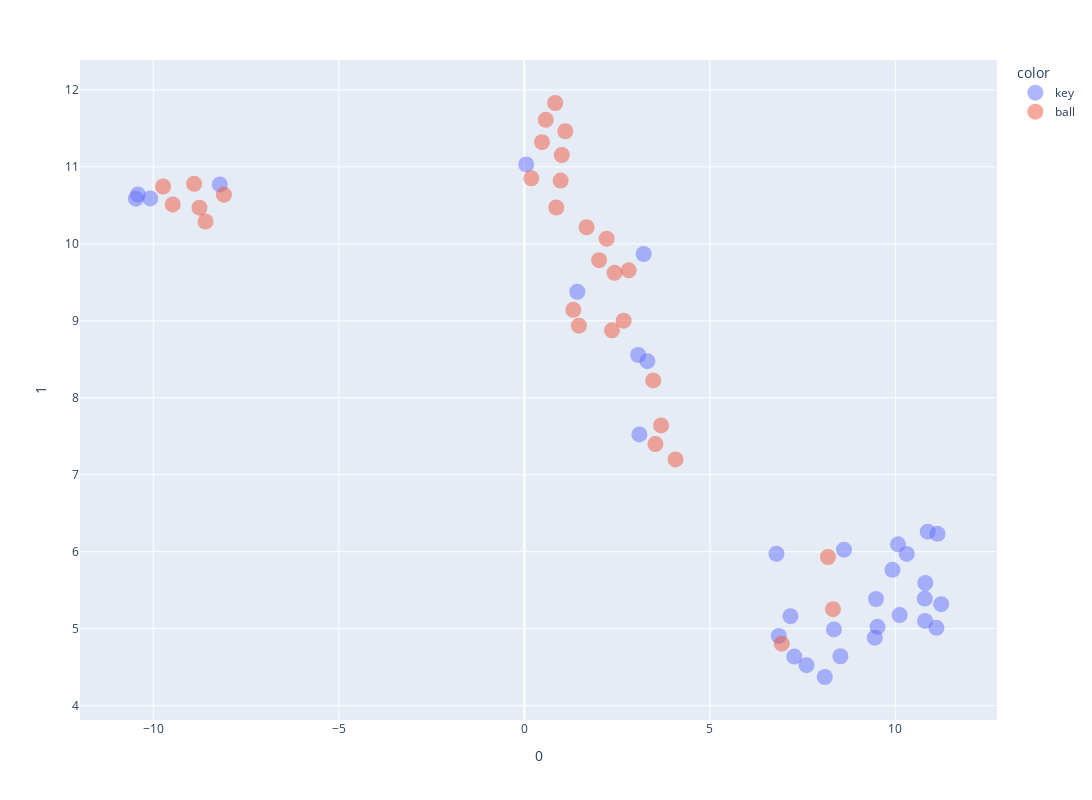

Notebook code for this chart:
### Markdown cell above
Clustering online large normed vectors for keys and ball reveals more structure, but it's hard to interpret the result. Clustering just keys/ball is more useful.

### Code cell
restricted_embeddings_tmp, restricted_labels_tmp, restricted_channels_tmp = get_filtered_embeddings(normalized_embeddings, index_labels, channels=["key", "ball"], norm = 0.8)

reducer = umap.UMAP(
    n_neighbors=3,
    min_dist=0.2,
    n_components=2,
    metric="cosine",
    random_state=42,
)

ummap_result = reducer.fit_transform(restricted_embeddings_tmp)
plot_umap_result(
    ummap_result, 
    restricted_channels_tmp, 
    restricted_labels_tmp
).show()

### Figure 1 — Plotly figure (JSON) as saved in the notebook; plotly's stock layout.template omitted (floating-point values rounded to 4 significant figures)
{"data": [{"hovertemplate": "<b>%{hovertext}</b><br><br>color=key<br>0=%{x}<br>1=%{y}<extra></extra>", "hovertext": ["key, (0,3)", "key, (0,4)", "key, (0,5)", "key, (0,6)", "key, (1,2)", "key, (1,3)", "key, (1,4)", "key, (1,5)", "key, (1,6)", "key, (2,2)", "key, (2,3)", "key, (2,4)", "key, (2,5)", "key, (2,6)", "key, (3,3)", "key, (3,4)", "key, (3,5)", "key, (3,6)", "key, (4,2)", "key, (4,3)", "key, (4,4)", "key, (4,5)", "key, (4,6)", "key, (5,2)", "key, (5,3)", "key, (5,4)", "key, (5,5)", "key, (5,6)", "key, (6,2)", "key, (6,3)", "key, (6,4)", "key, (6,5)", "key, (6,6)"], "legendgroup": "key", "marker": {"color": "#636efa", "opacity": 0.5, "size": 16, "symbol": "circle"}, "mode": "markers", "name": "key", "orientation": "v", "showlegend": true, "type": "scatter", "x": [11.14, 7.277, 11.11, 3.067, 6.858, 7.606, 7.173, 6.796, 1.428, 8.617, 8.344, 8.519, 10.12, 10.81, 10.07, 8.099, 10.87, 10.79, 11.23, 10.8, 9.519, 9.479, 10.31, -8.208, -10.42, -10.47, -10.08, 9.923, 0.05184, 3.218, 9.446, 3.318, 3.101], "xaxis": "x", "y": [6.233, 4.637, 5.011, 8.556, 4.906, 4.525, 5.163, 5.973, 9.378, 6.027, 4.991, 4.642, 5.177, 5.593, 6.096, 4.372, 6.26, 5.391, 5.319, 5.101, 5.024, 5.386, 5.971, 10.77, 10.64, 10.59, 10.59, 5.765, 11.03, 9.869, 4.883, 8.476, 7.524], "yaxis": "y"}, {"hovertemplate": "<b>%{hovertext}</b><br><br>color=ball<br>0=%{x}<br>1=%{y}<extra></extra>", "hovertext": ["ball, (0,2)", "ball, (0,3)", "ball, (0,4)", "ball, (0,5)", "ball, (0,6)", "ball, (1,2)", "ball, (1,3)", "ball, (1,4)", "ball, (1,5)", "ball, (2,2)", "ball, (2,3)", "ball, (2,4)", "ball, (2,5)", "ball, (2,6)", "ball, (3,4)", "ball, (3,5)", "ball, (3,6)", "ball, (4,2)", "ball, (4,3)", "ball, (4,4)", "ball, (4,5)", "ball, (4,6)", "ball, (5,2)", "ball, (5,3)", "ball, (5,4)", "ball, (5,5)", "ball, (5,6)", "ball, (6,2)", "ball, (6,3)", "ball, (6,4)"], "legendgroup": "ball", "marker": {"color": "#EF553B", "opacity": 0.5, "size": 16, "symbol": "circle"}, "mode": "markers", "name": "ball", "orientation": "v", "showlegend": true, "type": "scatter", "x": [1.678, 0.8325, -8.755, 0.5779, -9.736, -8.097, -8.592, -8.9, -9.476, 0.1884, 2.814, 2.678, 0.9786, 0.4768, 3.474, 2.015, 1.471, 1.104, 1.01, 2.362, 2.431, 2.22, 6.938, 3.534, 3.687, 4.076, 1.321, 8.183, 8.32, 0.8618], "xaxis": "x", "y": [10.22, 11.83, 10.47, 11.61, 10.75, 10.64, 10.29, 10.78, 10.51, 10.85, 9.656, 9.002, 10.82, 11.32, 8.226, 9.789, 8.937, 11.46, 11.15, 8.877, 9.624, 10.07, 4.805, 7.399, 7.641, 7.2, 9.143, 5.931, 5.254, 10.47], "yaxis": "y"}], "layout": {"height": 800, "legend": {"title": {"text": "color"}, "tracegroupgap": 0}, "margin": {"t": 60}, "width": 1200, "xaxis": {"anchor": "y", "domain": [0, 1], "title": {"text": "0"}}, "yaxis": {"anchor": "x", "domain": [0, 1], "title": {"text": "1"}}}}
